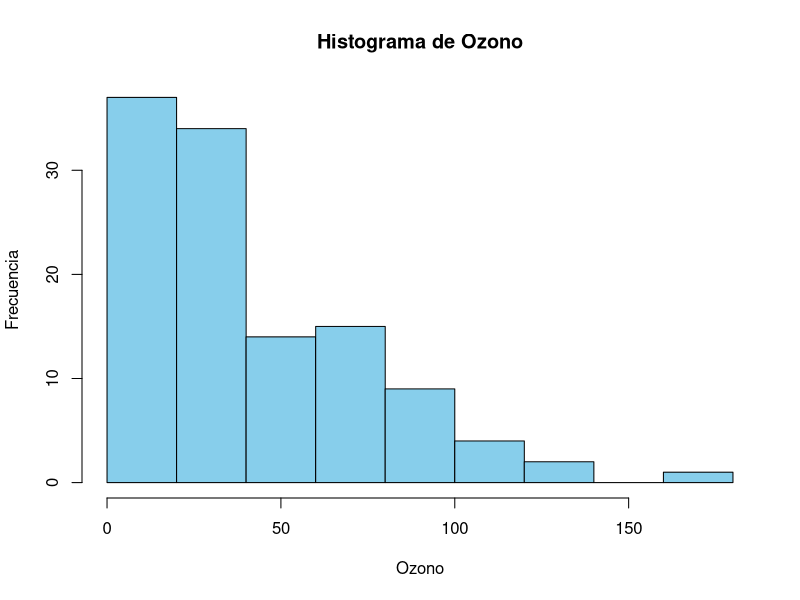
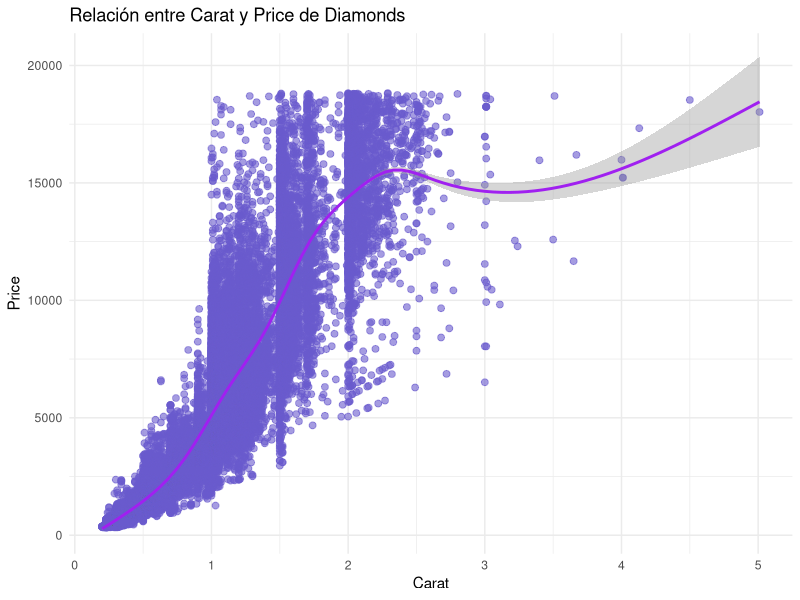
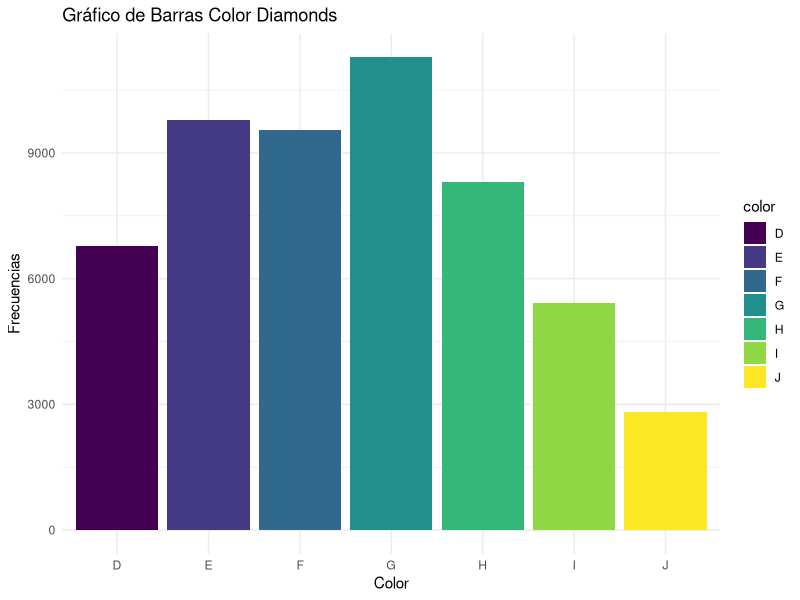
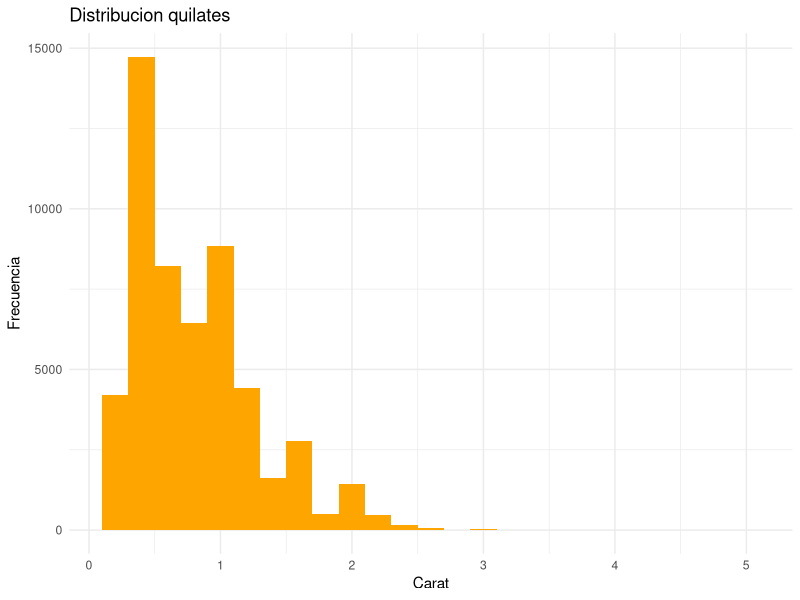
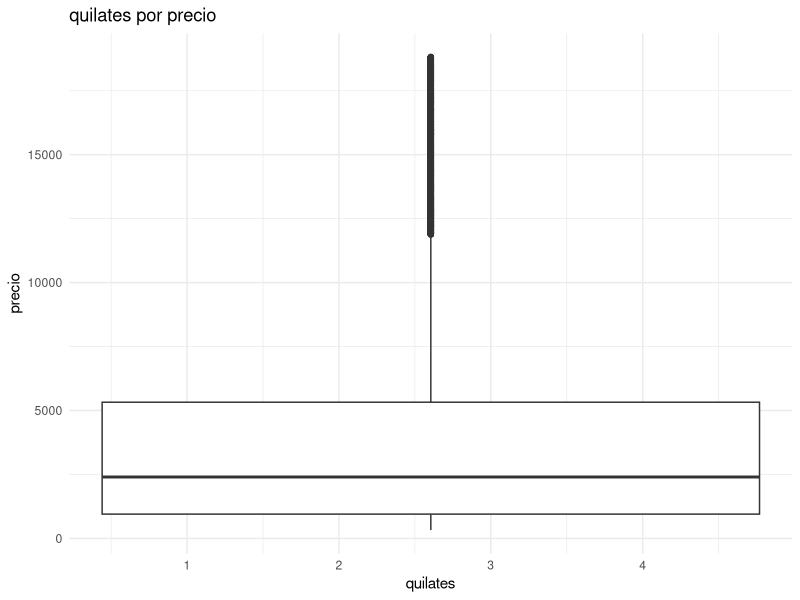
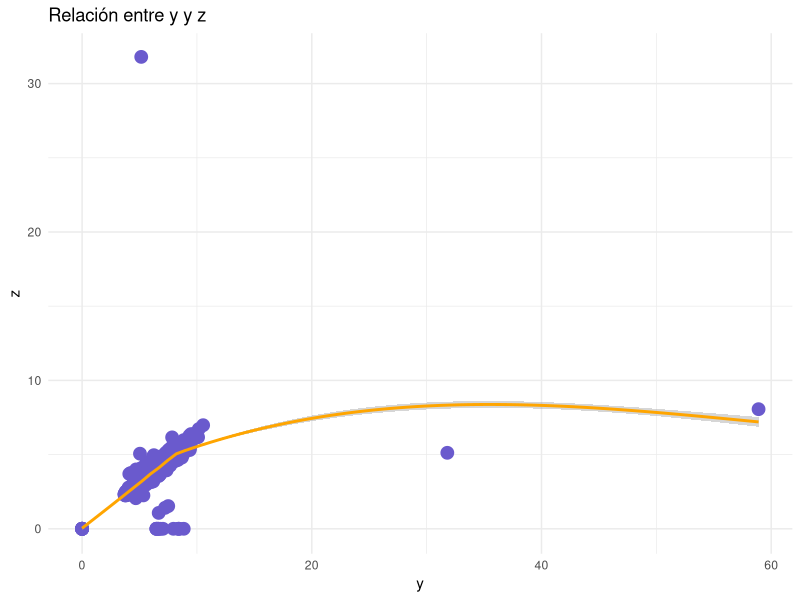
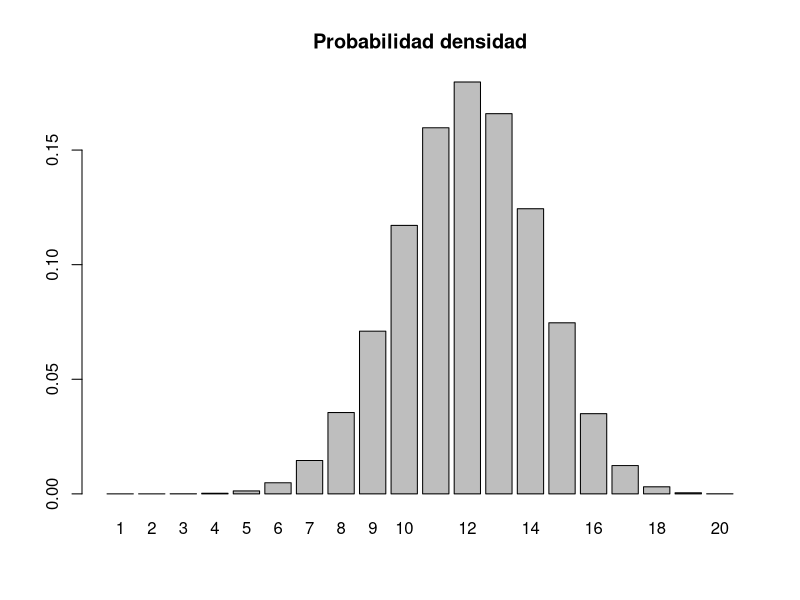
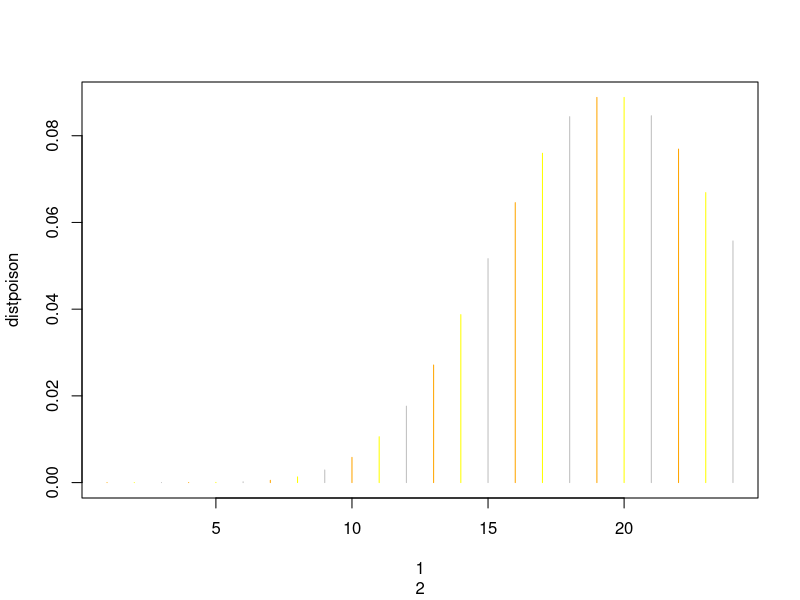

Here is the R script that generated these plots, in order:
#Examen parical 1
#Maya Luz Alvarado Avila, carné 999003321, Grupo 2, Sección A


table <- (airquality)
View(airquality)
summary(airquality)

#1 Utilizando el conjunto de datos "airquality" ¿Cuál es la media, mediana y moda de la variable Wind?
mean(airquality$Wind)
median(airquality$Wind)
library(modeest)
mfv(airquality$Wind)

#2Utilizando el conjunto de datos "airquality" indique qué desviación estándar es más adecuada. ¿La de Wind o la de Ozono?
sd(airquality$Wind)
sd(airquality$Ozone, na.rm = TRUE)

#3Utilizando el conjunto de datos "airquality" ¿Cuál es la media, mediana y moda de la variable Temp?
mean(airquality$Temp)
median(airquality$Temp)
mfv(airquality$Temp)

4#Utilizando el conjunto de datos "airquality" grafique el histograma de la variable Ozono e indique qué tipo de asimetría tiene
hist(x = airquality$Ozone, main = "Histograma de Ozono", 
     xlab = "Ozono", ylab = "Frecuencia",
     col = "skyblue")

#5Utilizando el conjunto de datos "airquality" 
#calcule el grado de simetría de la variable SolarR. ¿Qué significa el valor de su simetría?
library(psych)
skew(airquality$Solar.R)

#6Utilizando el conjunto de datos "diamonds" y la librería GGPLOT y realizando un 
#diagrama de dispersión entre las variables Carat y Price indique la relación de las variables
?diamonds
library(ggplot2)
ggplot(data = diamonds, aes(x = diamonds$carat, y = diamonds$price)) + 
  geom_point(color = 'slateblue', size = 2, alpha = 0.6) +
  geom_smooth(color = 'purple') + 
  xlab('Carat') + 
  ylab('Price') +
  ggtitle('Relación entre Carat y Price de Diamonds') + 
  theme_minimal()

#7Utilizando el conjunto de datos "diamonds" y la librería GGPLOT,
#diagrame una gráfica de barras con la variable color. ¿Cual es el color con mayor frecuencia?
ggplot(data = diamonds, aes(x =diamonds$color, fill = as.factor(diamonds$color))) + 
  geom_bar() + 
  xlab("Color") + 
  ylab("Frecuencias") + 
  ggtitle("Gráfico de Barras Color Diamonds") +
  labs(fill = "color") +   theme_minimal()

#8Utilizando el conjunto de datos "diamonds" y la librería GGPLOT realice un histograma con la 
#variable Carat en su eje X. ¿Qué tipo de simetría presenta la gráfica?
ggplot(diamonds) +
  geom_histogram(binwidth = 0.2, aes(x = carat), fill = 'orange') + 
                   xlab("Carat") + ylab("Frecuencia") + 
                   ggtitle ("Distribucion quilates") + theme_minimal ()

#9. Utilizando el conjunto de datos "diamonds" y la librería GGPLOT y realizando el diagrama de 
#cajas entre las variables Carat y Price indique cuál de las siguientes opciones es correcta
ggplot(data = diamonds, aes(x = diamonds$carat, y = diamonds$price)) + 
  geom_boxplot(aes(color = carat), alpha = 1) + 
  xlab('quilates') + 
  ylab('precio') +
  ggtitle('quilates por precio') + 
  theme_minimal()

#10 Utilizando el conjunto de datos "diamonds" y la librería GGPLOT y realizando un diagráma de dispersión entre las
#variables "Y" y "Z", indique la relación entre las variables (Seleccione 2 posibles respuestas)
ggplot(data = diamonds, aes(x = diamonds$y, y = diamonds$z)) + 
  geom_point(color = 'slateblue', size = 4, alpha = 1) +
  geom_smooth(color = 'orange') + 
  xlab('y') + 
  ylab('z') +
  ggtitle('Relación entre y y z') + 
  theme_minimal()

#11 Se ha tomado una muestra de 20 elementos, donde la probabilidad de éxito es del 60%. 
#Calcule la probabilidad de densidad y grafique sus valores. ¿Qué tipo de sesgo se observa en los resultados?
n <- 20
p <- 0.60
q <- 0.40
x <- 1:n

prob=dbinom(x,n,p)
barplot(prob, main = "Probabilidad densidad", names.arg =x)

#12Una oficina de servicio al cliente recibe en promedio 20 quejas en un día.
#Calcule la probabilidad de densidad y grafique sus valores. ¿Qué observa en la gráfica?
xpoisson= 1:24
lambda= 20

distpoison <- dpois(xpoisson, lambda)

distpoison
plot (xpoisson, distpoison, type="h", col=c("orange", "yellow", "gray"), xlab = xpoisson)
barplot(distpoison)
